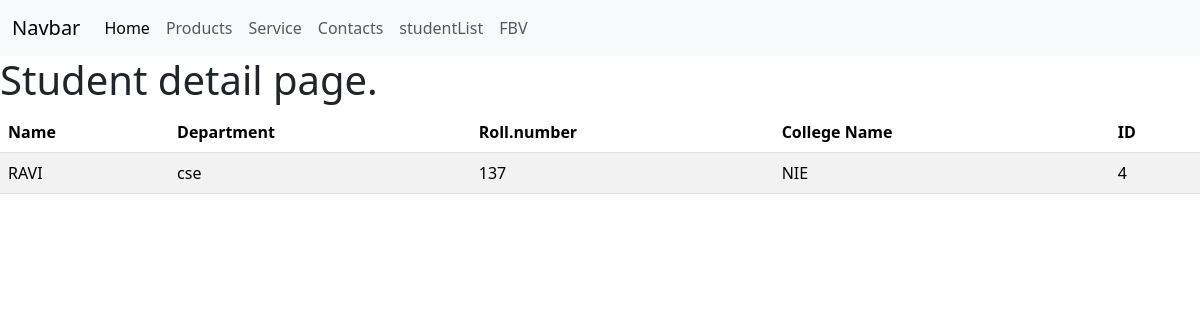
The page /4/detail on the database its author committed.
### CSE/models.py (models this page shows, shortened)
class Student(models.Model):
    name = models.CharField(max_length=50)
    department = models.CharField(max_length=30)
    college_name = models.CharField(max_length=30)
    rollnumber = models.IntegerField()

### CSE/views.py (the view)
# urls.py: path('<pk>/detail', StudentDetail.as_view(), name = 'detail'),
class StudentDetail(DetailView):
    model =Student
    template_name = 'CBV/detail.html'

### templates/CBV/detail.html
{% extends 'basic.html' %}
{% block content %}
<h1>Student detail page.</h1>
<table class="table table-striped">
    <thead class="thead-dark">
      <tr>
        <th scope="col">Name</th>
        <th scope="col">Department</th>
        <th scope="col">Roll.number</th>
        <th scope="col">College Name</th>
        <th scope="col">ID</th>
      </tr>
    </thead>
    <tbody>
      <tr>
        <td>{{object.name}}</td>
        <td>{{object.department}}</td>
        <td>{{object.rollnumber}}</td>
        <td>{{object.college_name}}</td>
        <td>{{object.id}}</td>
      </tr>
    </tbody>
  </table>
{% endblock %}

### rows shown on the page
Student: name "RAVI", department "cse", rollnumber "137", college_name "NIE", id "4"
